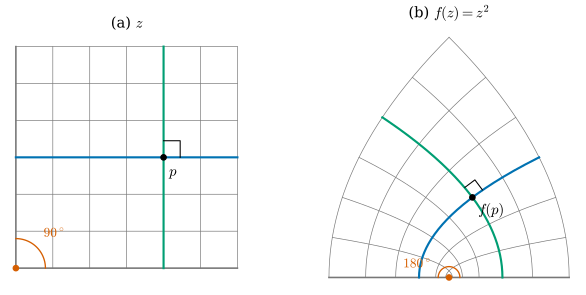

The script that saved this image:
"""Figure 43.2.2: f(z) = z^2 preserves right angles wherever f' != 0 and doubles the angle at 0 (Non-example 43.2.8).

(a) the grid lines x = k/5, y = k/5 (k = 0..6) of the square [0, 1.2]^2, the point p = 0.8 + 0.6 i with the two grid
    lines through it (blue: y = 0.6, green: x = 0.8) and the corner 0, where the two sides meet at 90 deg.
(b) their images under f(z) = z^2: u = x^2 - y^2, v = 2 x y. The lines through p become parabolas that still meet at
    90 deg at f(p) = 0.28 + 0.96 i; the two sides through 0 become the positive and the negative real axis (180 deg).
Self-check: the angle between f_x and f_y at p is 90 deg to 1e-12 and |f'(p)| = 2|p|; the images of the two sides
of the square near 0 point in the directions 0 deg and 180 deg.

Run from the project root:
``PYTHONPATH=tools python3 chapters/43-conformal-geometry/figures/fig-43-2-2-square-map.py``
"""

import dgfig  # noqa: E402

dgfig.setup()

import matplotlib.pyplot as plt  # noqa: E402
import numpy as np  # noqa: E402

col = dgfig.COLORS
f = lambda z: z ** 2  # noqa: E731
p = 0.8 + 0.6j
fx, fy = 2 * p, 2 * p * 1j                       # partial derivatives of z^2 at p
ang_p = np.degrees(np.angle(fy / fx))
assert abs(ang_p - 90) < 1e-12 and abs(abs(fx) - 2 * abs(p)) < 1e-12
e = 1e-3
assert abs(np.angle(f(e))) < 1e-12 and abs(abs(np.angle(f(1j * e))) - np.pi) < 1e-12
print("angle at f(p) = %.6f deg, |f'(p)| = %.4f, f(p) = %s" % (ang_p, abs(fx), f(p)))

s = np.linspace(0, 1.2, 200)
fig, axes = plt.subplots(1, 2, figsize=(6.6, 3.2), gridspec_kw=dict(width_ratios=[1, 1.45]))
for ax, g, title in ((axes[0], lambda z: z, r"(a) $z$"), (axes[1], f, r"(b) $f(z) = z^2$")):
    for k in range(7):
        for line in (k / 5 + 1j * s, s + 1j * k / 5):
            w = g(line)
            ax.plot(w.real, w.imag, color=col["aux"], lw=0.5 if k else 1.2)
    wb, wg = g(s + 0.6j), g(0.8 + 1j * s)
    ax.plot(wb.real, wb.imag, color=col["tangent"], lw=1.6)
    ax.plot(wg.real, wg.imag, color=col["third"], lw=1.6)
    q = g(p)
    ax.plot([q.real], [q.imag], "o", color=col["main"], ms=4)
    ax.plot([0], [0], "o", color=col["normal"], ms=4)
    ax.set_aspect("equal")
    ax.set_axis_off()
    ax.set_title(title, fontsize=11)
# right-angle markers
r0 = 0.09
axes[0].plot([0.8 + r0, 0.8 + r0, 0.8], [0.6, 0.6 + r0, 0.6 + r0], color=col["main"], lw=0.8)
u1, u2 = fx / abs(fx), fy / abs(fy)
q = f(p)
corner = np.array([q + 0.15 * u1, q + 0.15 * (u1 + u2), q + 0.15 * u2])
axes[1].plot(corner.real, corner.imag, color=col["main"], lw=0.8)
t = np.linspace(0, np.pi / 2, 30)
axes[0].plot(0.16 * np.cos(t), 0.16 * np.sin(t), color=col["normal"], lw=1.0)
axes[0].text(0.15, 0.17, r"$90^\circ$", color=col["normal"], fontsize=10)
t = np.linspace(0, np.pi, 40)
axes[1].plot(0.13 * np.cos(t), 0.13 * np.sin(t), color=col["normal"], lw=1.0)
axes[1].text(-0.55, 0.12, r"$180^\circ$", color=col["normal"], fontsize=10)
axes[0].text(0.83, 0.5, r"$p$", fontsize=11)
axes[1].text(q.real + 0.07, q.imag - 0.2, r"$f(p)$", fontsize=11)
fig.subplots_adjust(left=0.01, right=0.99, top=0.88, bottom=0.02, wspace=0.08)
dgfig.save(fig, __file__)
